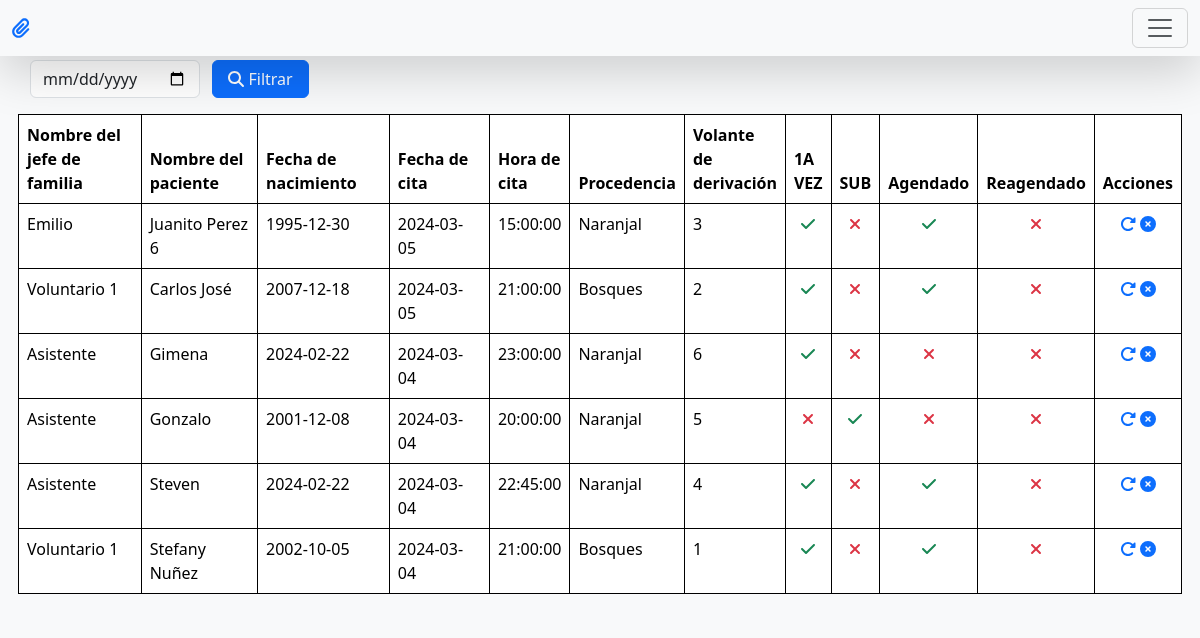
Page /agenda/reprogramar on the earlier database version.
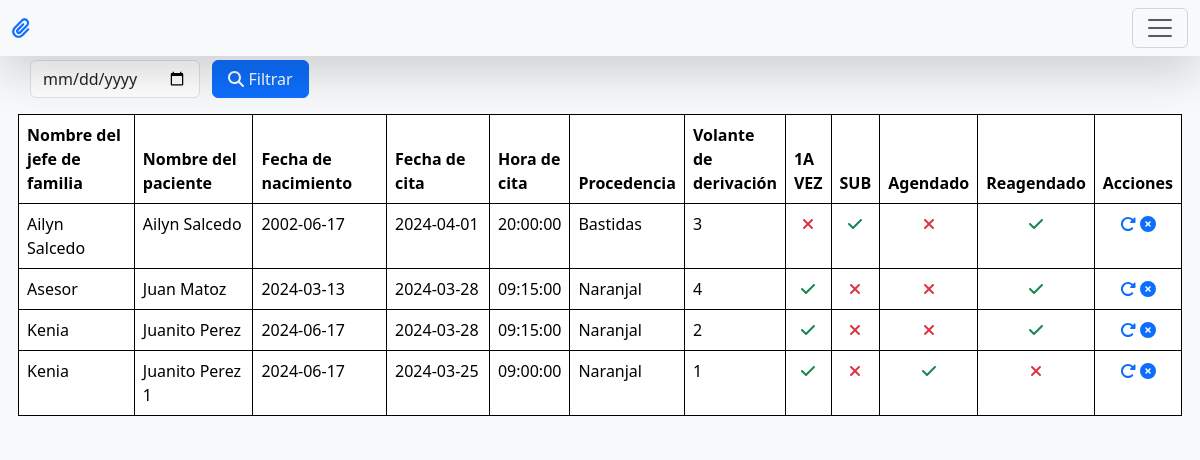
Same page on the later database version.
### database.py (models this page shows, shortened)
class Turno(Base):
    __tablename__ = 'turnos'
    id = Column(Integer, primary_key=True)
    fecha = Column(Date, nullable=False)
    hora = Column(Time, nullable=True)
    motivo = Column(String, nullable=False)
    paciente = Column(String(225), nullable=False)
    edad = Column(Integer, nullable=True)
    localidad = Column(String, nullable=False)
    deriva = Column(String(225), nullable=False)
    veces = Column(String(30), nullable=False)
    asiste = Column(String(20), nullable=False)
    condicion = Column(String(25), nullable=False)
    fechaNacimiento = Column(Date, nullable=True)
    idTelegram = Column(String(125), nullable=True)

### agenda.py (the view)
@agenda.route("/reprogramar")
def vistaReprogramar():
    citas = session.query(Turno).filter(Turno.paciente != "Sin definir").order_by(Turno.fecha.desc(), Turno.id.desc()).all()
    return render_template("/turnos/turnosPendientes.html", citas=citas)

### templates/turnos/turnosPendientes.html (shortened to what this page needs)
{% extends 'plantilla.html' %}
{%block body%}
<section class="bg-light">
    <div class="row mb-3">
        <div class="form-group col-2">
            <input type="date" id="calendario" class="form-control">
        </div>
        <button type="submit" class="btn btn-primary col-1" id="buscar"><i class="fa fa-solid fa-search"></i>
            Filtrar</button>
    </div>
    <div class="row mb-3">
        <table class="table table-bordered border-black" id="registros">
            <thead>
                <tr>
                    <th scope="col" class="col-2">Nombre del jefe de familia</th>
                    <th scope="col" class="col-2">Nombre del paciente</th>
                    <th scope="col" class="col-2">Fecha de nacimiento</th>
                    <th scope="col" class="col-2">Fecha de cita</th>
                    <th scope="col" class="col">Hora de cita</th>
                    <th scope="col" class="col">Procedencia</th>
                    <th scope="col" class="col">Volante de derivación</th>
                    <th scope="col" class="col">1A VEZ</th>
                    <th scope="col" class="col">SUB</th>
                    <th scope="col" class="col">Agendado</th>
                    <th scope="col" class="col">Reagendado</th>
                    <th scope="col" class="col">Acciones</th>
                </tr>
            </thead>
            <tbody>
                {%for cita in citas%}
                <tr>
                    <td>{{cita.deriva}}</td>
                    <td>{{cita.paciente}}</td>
                    <td>{{cita.fechaNacimiento}}</td>
                    <td>{{cita.fecha}}</td>
                    <td>{{cita.hora}}</td>
                    <td>{{cita.localidad}}</td>
                    <td>{{cita.id}}</td>
                    <td class="text-center">
                        {%if cita.veces == 'Primera vez'%}
                        <i class="fa-solid fa-check text-success"></i>
                        {%else%}
                        <i class="fa-solid fa-xmark text-danger"></i>
                        {%endif%}
                    </td>
                    <td class="text-center">
                        {%if cita.veces == 'Subsecuente'%}
                        <i class="fa-solid fa-check text-success"></i>
                        {%else%}
                        <i class="fa-solid fa-xmark text-danger"></i>
                        {%endif%}
                    </td>
                    <td class="text-center">
                        {%if cita.condicion == 'Agendado'%}
                        <i class="fa-solid fa-check text-success"></i>
                        {%else%}
                        <i class="fa-solid fa-xmark text-danger"></i>
                        {%endif%}
                    </td>
                    <td class="text-center">
                        {%if cita.condicion == 'Reagendado'%}
                        <i class="fa-solid fa-check text-success"></i>
                        {%else%}
                        <i class="fa-solid fa-xmark text-danger"></i>
                        {%endif%}
                    </td>
                    <td class="text-center">
                        <a href="/agenda/reprogramar/{{cita.id}}" title="reagendar a la fecha más cercana"><i class="fa fa-solid fa-rotate-right"></i></a>
                        <a href="/agenda/cancelar/{{cita.id}}" title="cancelar la cita"><i class="fa fa-solid fa-xmark-circle"></i></a>
                    </td>
                </tr>
                {%endfor%}
            </tbody>
        </table>
    </div>
</section>
{%endblock%}

Differences in the rows shown:
removed Turno: deriva "Asistente", paciente "Gimena", fechaNacimiento "2024-02-22", fecha "2024-03-04", hora "23:00:00", localidad "Naranjal", id "6", veces "Primera vez" (drawn), condicion "Espontaneo" (drawn)
removed Turno: deriva "Asistente", paciente "Gonzalo", fechaNacimiento "2001-12-08", fecha "2024-03-04", hora "20:00:00", localidad "Naranjal", id "5", veces "Subsecuente" (drawn), condicion "Espontaneo" (drawn)
changed Turno id 3: deriva "Emilio" → "Ailyn Salcedo"; paciente "Juanito Perez 6" → "Ailyn Salcedo"; fechaNacimiento "1995-12-30" → "2002-06-17"; fecha "2024-03-05" → "2024-04-01"; hora "15:00:00" → "20:00:00"; localidad "Naranjal" → "Bastidas"; veces "Primera vez" → "Subsecuente" (drawn); condicion "Agendado" → "Reagendado" (drawn)
changed Turno id 4: deriva "Asistente" → "Asesor"; paciente "Steven" → "Juan Matoz"; fechaNacimiento "2024-02-22" → "2024-03-13"; fecha "2024-03-04" → "2024-03-28"; hora "22:45:00" → "09:15:00"; condicion "Agendado" → "Reagendado" (drawn); moves up the list
changed Turno id 2: deriva "Voluntario 1" → "Kenia"; paciente "Carlos José" → "Juanito Perez"; fechaNacimiento "2007-12-18" → "2024-06-17"; fecha "2024-03-05" → "2024-03-28"; hora "21:00:00" → "09:15:00"; localidad "Bosques" → "Naranjal"; condicion "Agendado" → "Reagendado" (drawn)
changed Turno id 1: deriva "Voluntario 1" → "Kenia"; paciente "Stefany Nuñez" → "Juanito Perez 1"; fechaNacimiento "2002-10-05" → "2024-06-17"; fecha "2024-03-04" → "2024-03-25"; hora "21:00:00" → "09:00:00"; localidad "Bosques" → "Naranjal"
